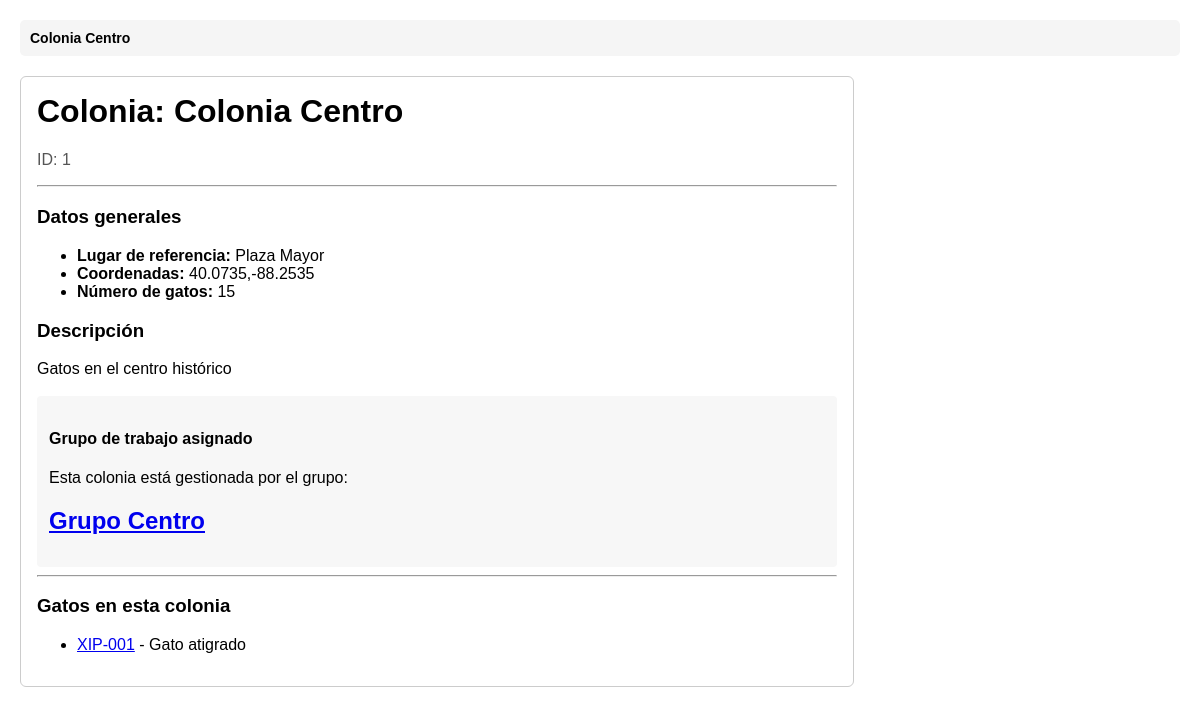
Page /BD249482420/info_colonia.php?id=1 on the committed database.
### tables this page shows
CREATE TABLE COLONIA_FELINA(
    idColonia INT PRIMARY KEY AUTO_INCREMENT,
    nombre VARCHAR(200) NOT NULL,
    descripcion TEXT,
    coordenadas VARCHAR(200) NOT NULL,
    lugarReferencia VARCHAR(200),
    numeroGatos INT DEFAULT 0,
    idGrupoTrabajo INT,
    CONSTRAINT FK_colonia_grupotrabajo
        FOREIGN KEY (idGrupoTrabajo) REFERENCES GRUPO_TRABAJO(idGrupoTrabajo)
);

CREATE TABLE GRUPO_TRABAJO(
    idGrupoTrabajo INT PRIMARY KEY AUTO_INCREMENT,
    nombre VARCHAR(200) NOT NULL,
    descripcion TEXT,
    idResponsable INT,
    idAyuntamiento INT,
    CONSTRAINT FK_grupotrabajo_ayuntamiento
        FOREIGN KEY (idAyuntamiento) REFERENCES AYUNTAMIENTO(idAyuntamiento)
);

CREATE TABLE GATO(
    idGato INT PRIMARY KEY AUTO_INCREMENT,
    numXIP VARCHAR(200),
    nombre VARCHAR(200),
    sexo VARCHAR(50),
    descripcion TEXT,
    foto TEXT,
    idCementerio INT,
    CONSTRAINT FK_gato_cementerio
        FOREIGN KEY (idCementerio) REFERENCES CEMENTERIO(idCementerio)
);

### BD249482420/info_colonia.php (the view, shortened to what this page needs)
<?php
require_once '../header.php';
$id = isset($_GET['id']) ? (int) $_GET['id'] : 0;
$con = mysqli_connect('localhost', 'root', '', 'BD2_Prac2');
$sql = "SELECT c.idColonia, c.nombre, c.descripcion, c.coordenadas, c.lugarReferencia, c.numeroGatos,
               c.idGrupoTrabajo, g.nombre AS nombreGrupo
        FROM COLONIA_FELINA c
        LEFT JOIN GRUPO_TRABAJO g ON c.idGrupoTrabajo = g.idGrupoTrabajo
        WHERE c.idColonia = ? LIMIT 1";
$stmt = mysqli_prepare($con, $sql);
mysqli_stmt_bind_param($stmt, 'i', $id);
mysqli_stmt_execute($stmt);
$res = mysqli_stmt_get_result($stmt);
$colonia = mysqli_fetch_assoc($res);
$sqlCats = "SELECT g.idGato, g.numXIP, g.descripcion
            FROM GATO g
            JOIN HISTORIAL h ON g.idGato = h.idGato
            WHERE h.idColonia = ? AND (h.fechaIda IS NULL OR h.fechaIda > CURDATE())
            GROUP BY g.idGato";
$stmt2 = mysqli_prepare($con, $sqlCats);
mysqli_stmt_bind_param($stmt2, 'i', $id);
mysqli_stmt_execute($stmt2);
$resCats = mysqli_stmt_get_result($stmt2);
?>
<!DOCTYPE html>
<html lang="es">
<head>
</head>
<body>
    <div class="card">
        <h1>Colonia: <?php echo htmlspecialchars($colonia['nombre']); ?></h1>
        <p class="meta">ID: <?php echo (int)$colonia['idColonia']; ?></p>
        <hr>
        <h3>Datos generales</h3>
        <ul>
            <li><strong>Lugar de referencia:</strong> <?php echo htmlspecialchars($colonia['lugarReferencia']); ?></li>
            <li><strong>Coordenadas:</strong> <?php echo htmlspecialchars($colonia['coordenadas']); ?></li>
            <li><strong>Número de gatos:</strong> <?php echo (int)$colonia['numeroGatos']; ?></li>
        </ul>
        <h3>Descripción</h3>
        <p><?php echo nl2br(htmlspecialchars($colonia['descripcion'])); ?></p>
        <div style="margin-top:18px; padding:12px; background:#f7f7f7; border-radius:4px;">
            <h4>Grupo de trabajo asignado</h4>
            <?php if (!empty($colonia['idGrupoTrabajo'])): ?>
                <p>Esta colonia está gestionada por el grupo:</p>
                <h2>
                    <a href="info_grupoTrabajo.php?id=<?php echo (int)$colonia['idGrupoTrabajo']; ?>">
                        <?php echo htmlspecialchars($colonia['nombreGrupo']); ?>
                    </a>
                </h2>
            <?php else: ?>
                <p class="danger">⚠ Esta colonia no tiene grupo asignado.</p>
            <?php endif; ?>
        </div>
        <hr>
        <h3>Gatos en esta colonia</h3>
        <?php
        if ($resCats && mysqli_num_rows($resCats) > 0) {
            echo '<ul>';
            while ($g = mysqli_fetch_assoc($resCats)) {
                echo '<li><a href="info_gato.php?id=' . (int)$g['idGato'] . '">' . htmlspecialchars($g['numXIP'] ?: ('Gato ' . (int)$g['idGato'])) . '</a> - ' . htmlspecialchars(substr($g['descripcion'], 0, 80)) . '</li>';
            }
            echo '</ul>';
        } else {
            echo '<p>No hay gatos registrados actualmente en esta colonia.</p>';
        }
        ?>
    </div>
</body>
</html>

### BD249482420/info_colonia.php (style rules this page uses)
body { font-family: Arial, sans-serif; margin: 20px; }
.card { border:1px solid #ccc; padding:16px; border-radius:6px; max-width:800px; }
h1 { margin-top:0 }
.meta { color:#555 }

### rows in the picture
colonia_felina: nombre "Colonia Centro", idColonia "1", lugarReferencia "Plaza Mayor", coordenadas "40.0735,-88.2535", numeroGatos "15", descripcion "Gatos en el centro histórico", idGrupoTrabajo.nombre "Grupo Centro"
gato: numXIP "XIP-001", descripcion "Gato atigrado"

### other values in the picture
$crumb['titulo'] "Colonia Centro"
